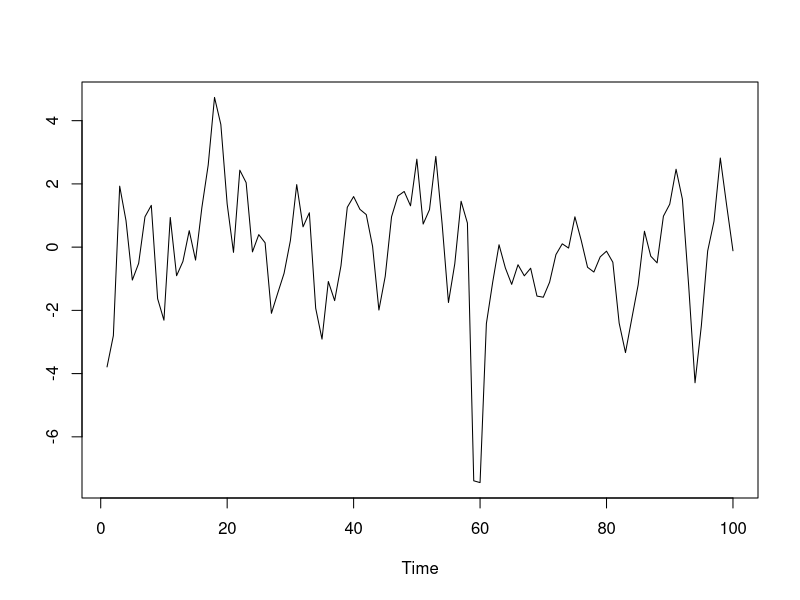
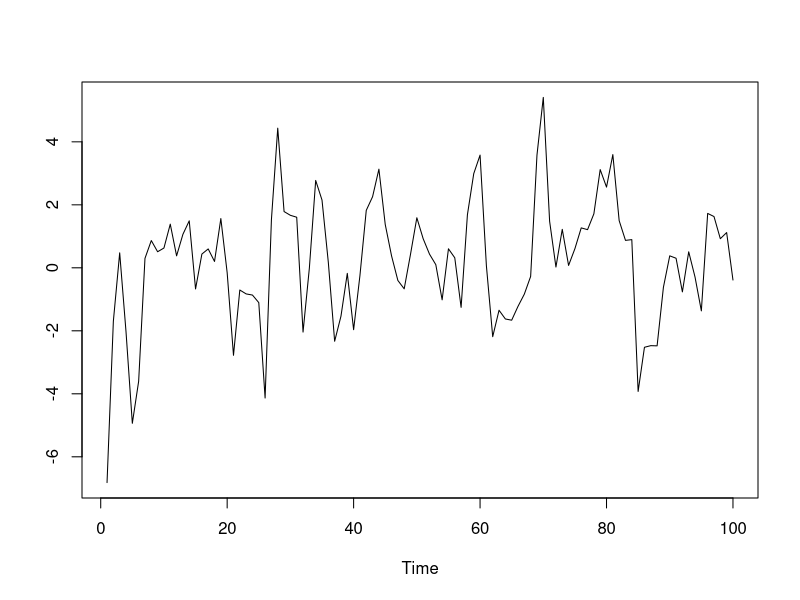
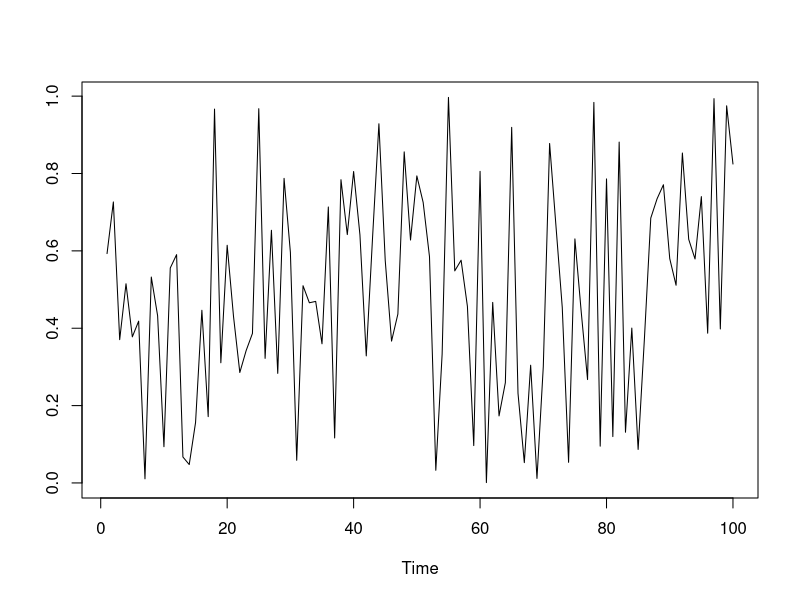
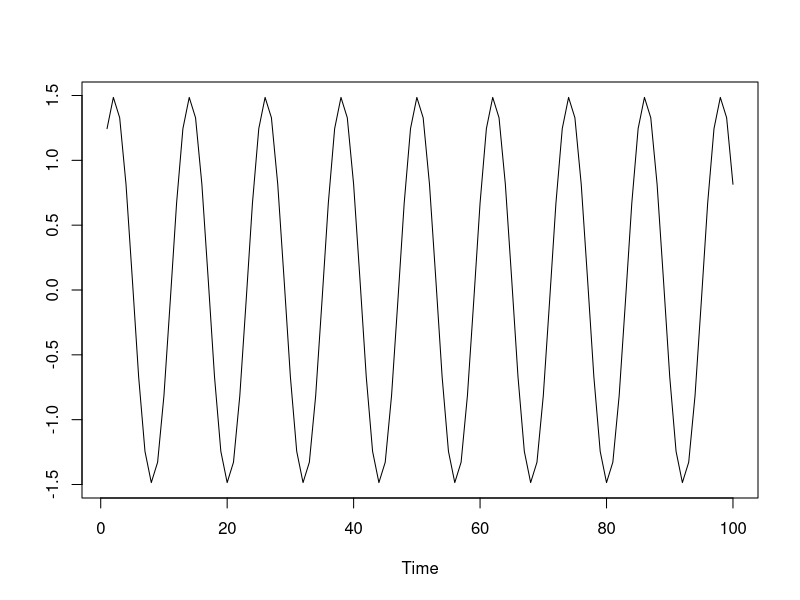
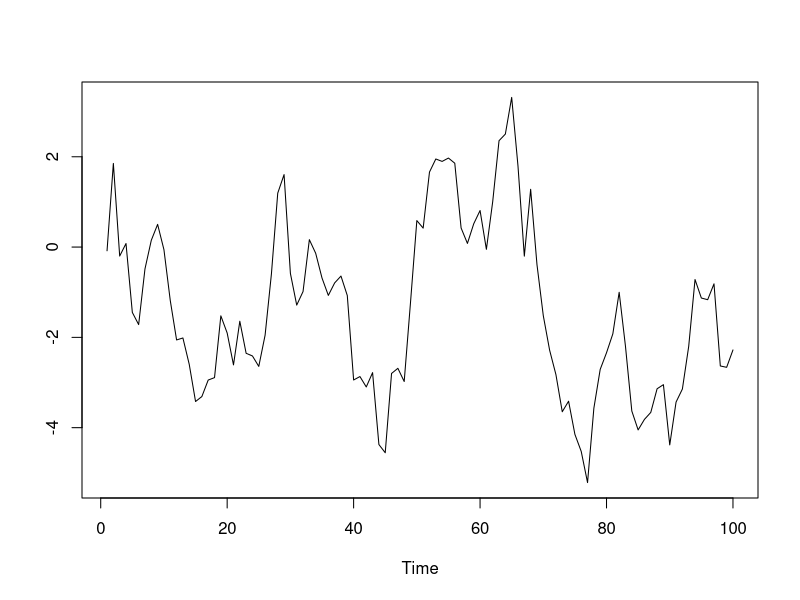

Write the R code that produced these figures, in order.
## ---- chunk 1
knitr::opts_knit$set(root.dir = 'C:/Users/neide/OneDrive/Documents/GitHub/BEwebinar/Data')
## ---- chunk 2
set.seed(777)
n <- 100
z <- rt(n+1,df=4)		# heavy-tailed input
theta <- .8
x <- z[-1] + theta*z[-(n+1)]
plot(ts(x),xlab="Time",ylab="")
## ---- chunk 3
set.seed(888)
n <- 100
z <- rt(n+1,df=4)		# heavy-tailed input
theta <- .8
x <- z[-1] + theta*z[-(n+1)]
plot(ts(x),xlab="Time",ylab="")
## ---- chunk 4
set.seed(111)
n <- 100
x <- runif(n)
plot(ts(x),xlab="Time",ylab="")
## ---- chunk 5
n <- 100
set.seed(222)
A <- rnorm(1)
set.seed(223)
phi <- 2*pi*runif(1)
lambda <- pi/6
set.seed(224)
x <- A*cos(seq(1,n)*lambda + phi)
plot(ts(x),xlab="Time",ylab="")
## ---- chunk 6
set.seed(333)
n <- 100
z <- rnorm(n)
x <- rep(0,n)
x0 <- 0
x[1] <- x0 + z[1]
for(t in 2:n) { x[t] <- x[t-1] + z[t] }
plot(ts(x),xlab="Time",ylab="")
